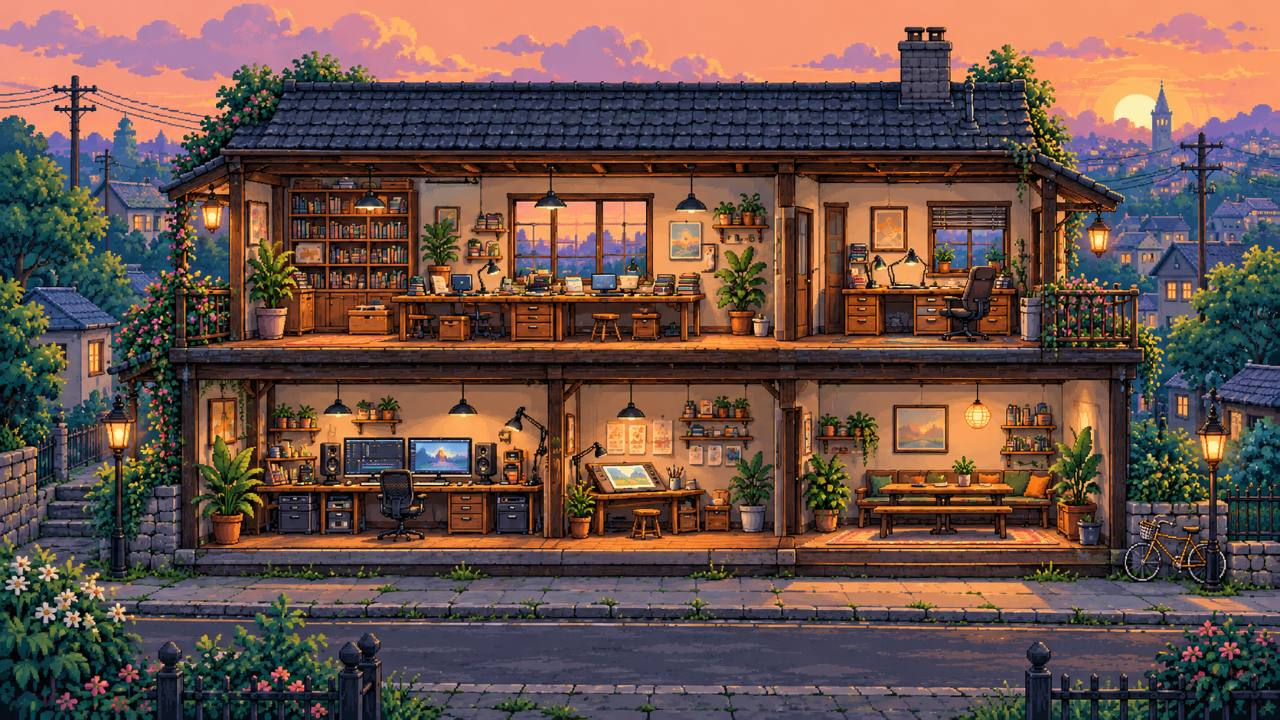
#> input picture art-source/pixel/approved-studio.jpg, 1280 x 720 px
$ python green_leaves.py ../../pixel/approved-studio.jpg ../../pixel/approved-studio.jpg 1.0 1.0 1.0
#> lines starting #> are read from the running program, lines starting #| are printed output that depends on the picture; after the words box and inside, x2 and y2 are one past the last pixel; in counts of white or black regions, pixels touching at a corner belong together
"""Step 2 of 3 of the street trees' green leaves (system Python with numpy and Pillow): a green copy
of a leaf texture. Every pixel's hue is turned by the angle that brings the leaves' average hue (a
saturation-weighted circular mean over opaque, coloured pixels) to the target; saturation and value
are scaled by factors; the alpha, the leaf cut-out, is left untouched.

  py -3.11 green_leaves.py <in.png> <out.png> [target_hue_deg=105] [saturation=0.95] [value=0.4]

The factors' defaults are the crowns compared in the stream: at value 0.9 the uplit crowns read
brighter than the picture's (the area left of the building 77 against 63); at 0.6 that area still
measured 24.3; at 0.4 18.5 (mean over all regions 12.3 -> 11.9). The crowns hardly answer the tree
uplights (0.3 -> 0.15 moved their rows by under 1): their brightness is the texture's.
"""

import sys

import numpy as np
from PIL import Image


def rgb_to_hsv(rgb):
    r, g, b = rgb[..., 0], rgb[..., 1], rgb[..., 2]
    mx, mn = rgb.max(-1), rgb.min(-1)
    d = mx - mn
    h = np.zeros_like(mx)
    nz = d > 1e-6
    rm = nz & (mx == r)
    gm = nz & (mx == g) & ~rm
    bm = nz & ~rm & ~gm
    h[rm] = ((g[rm] - b[rm]) / d[rm]) % 6
    h[gm] = (b[gm] - r[gm]) / d[gm] + 2
    h[bm] = (r[bm] - g[bm]) / d[bm] + 4
    h = h * 60.0
    s = np.where(mx > 1e-6, d / np.maximum(mx, 1e-6), 0.0)
    return np.stack([h, s, mx], -1)


def hsv_to_rgb(hsv):
    h, s, v = hsv[..., 0] % 360.0, hsv[..., 1], hsv[..., 2]
    c = v * s
    x = c * (1 - np.abs((h / 60.0) % 2 - 1))
    m = v - c
    zeros = np.zeros_like(h)
    sector = (h // 60).astype(int)
    r = np.choose(sector, [c, x, zeros, zeros, x, c], mode="clip")
    g = np.choose(sector, [x, c, c, x, zeros, zeros], mode="clip")
    b = np.choose(sector, [zeros, zeros, x, c, c, x], mode="clip")
    return np.stack([r + m, g + m, b + m], -1)


def main():
    src, out = sys.argv[1], sys.argv[2]
    target = float(sys.argv[3]) if len(sys.argv) > 3 else 105.0
    sat_k = float(sys.argv[4]) if len(sys.argv) > 4 else 0.95
    val_k = float(sys.argv[5]) if len(sys.argv) > 5 else 0.4
    a = np.asarray(Image.open(src).convert("RGBA"), dtype=np.float32) / 255.0
    rgb, alpha = a[..., :3], a[..., 3]
#> alpha: shape (720, 1280) float32; every value is 1
    hsv = rgb_to_hsv(rgb)
#> in rgb_to_hsv, `nz = d > 1e-6`:
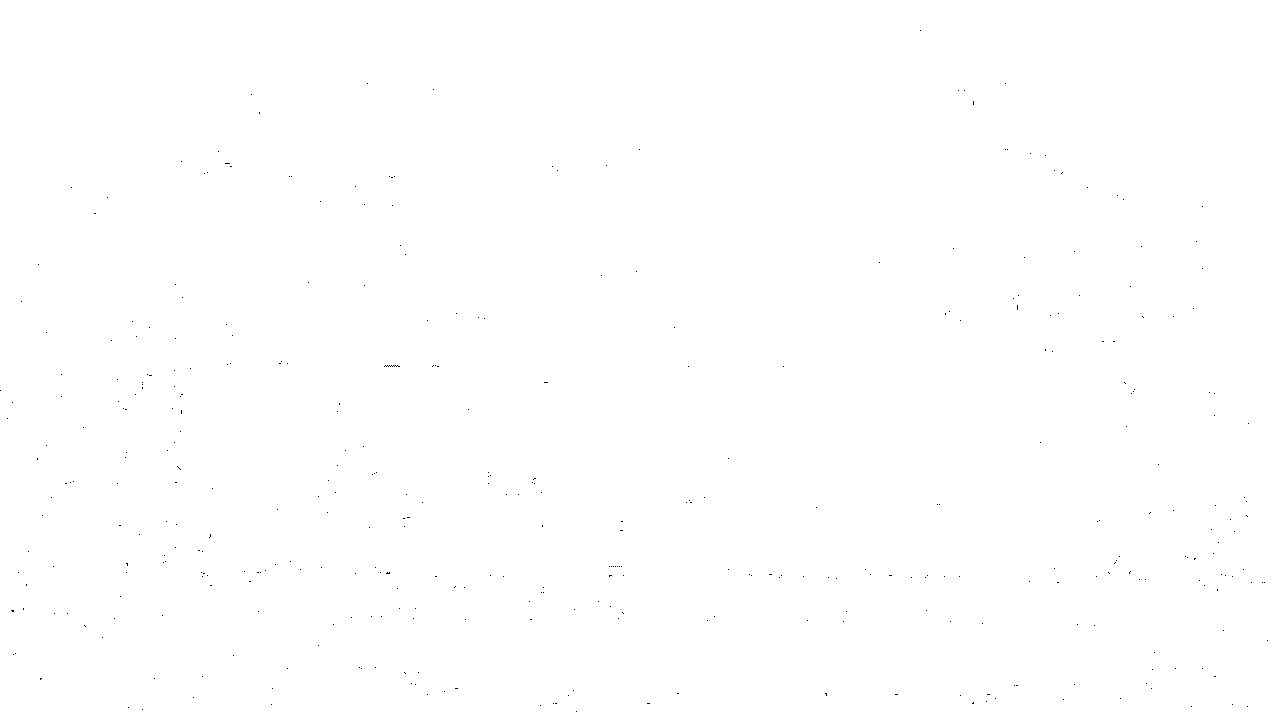
#> nz: shape (720, 1280) bool; 99.9% white; black in thin lines or dots
#> in rgb_to_hsv, `rm = nz & (mx == r)`: rm: shape (720, 1280) bool; 59.4% white; 686 black regions (443 under 20 px), largest, box (x1, y1, x2, y2) and area: (0, 39, 1280, 720) 332013, (186, 220, 230, 336) 2473, (557, 232, 647, 295) 2090
#> in rgb_to_hsv, `gm = nz & (mx == g) & ~rm`: gm: shape (720, 1280) bool; 9.2% white; 1124 white regions (810 under 20 px), largest, box (x1, y1, x2, y2) and area: (0, 544, 141, 679) 7706, (0, 148, 132, 302) 5818, (111, 274, 188, 538) 5426
#> in rgb_to_hsv, `bm = nz & ~rm & ~gm`: bm: shape (720, 1280) bool; 31.3% white; 965 white regions (702 under 20 px), largest, box (x1, y1, x2, y2) and area: (10, 478, 1280, 720) 108461, (220, 39, 1032, 156) 53225, (1061, 91, 1280, 438) 38819
#> in rgb_to_hsv, `h[gm] = (b[gm] - r[gm]) / d[gm] + 2`:
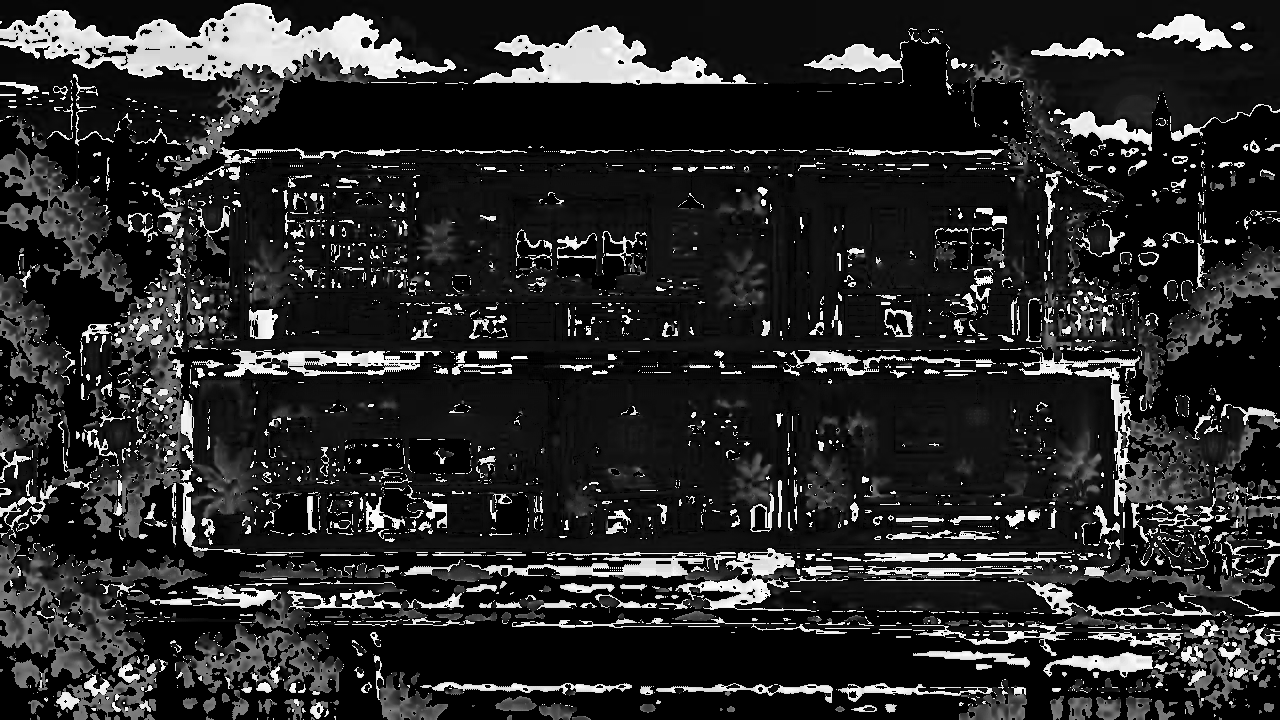
#> h: shape (720, 1280) float32; min 0, max 5.99, mean 0.961; drawn with min black and max white
    leaf = (alpha > 0.5) & (hsv[..., 1] > 0.15)
#> leaf: shape (720, 1280) bool; 94.9% white; 3829 black regions (3453 under 20 px), largest, box (x1, y1, x2, y2) and area: (375, 567, 759, 618) 6021, (386, 669, 578, 708) 1594, (123, 578, 288, 612) 1592
    ang = np.deg2rad(hsv[..., 0][leaf])
    w = hsv[..., 1][leaf]
    mean_hue = float(np.rad2deg(np.arctan2((np.sin(ang) * w).sum(), (np.cos(ang) * w).sum())) % 360.0)
#> mean_hue = 11.4
    shift = target - mean_hue
#> shift = -10.4
    hsv[..., 0] = hsv[..., 0] + shift
#> hsv: shape (720, 1280, 3) float32; mean of channels 0, 1, 2 119.9, 0.5, 0.5
    hsv[..., 1] = np.clip(hsv[..., 1] * sat_k, 0, 1)
    hsv[..., 2] = np.clip(hsv[..., 2] * val_k, 0, 1)
    out_rgb = hsv_to_rgb(hsv)
#> in hsv_to_rgb, `sector = (h // 60).astype(int)`:
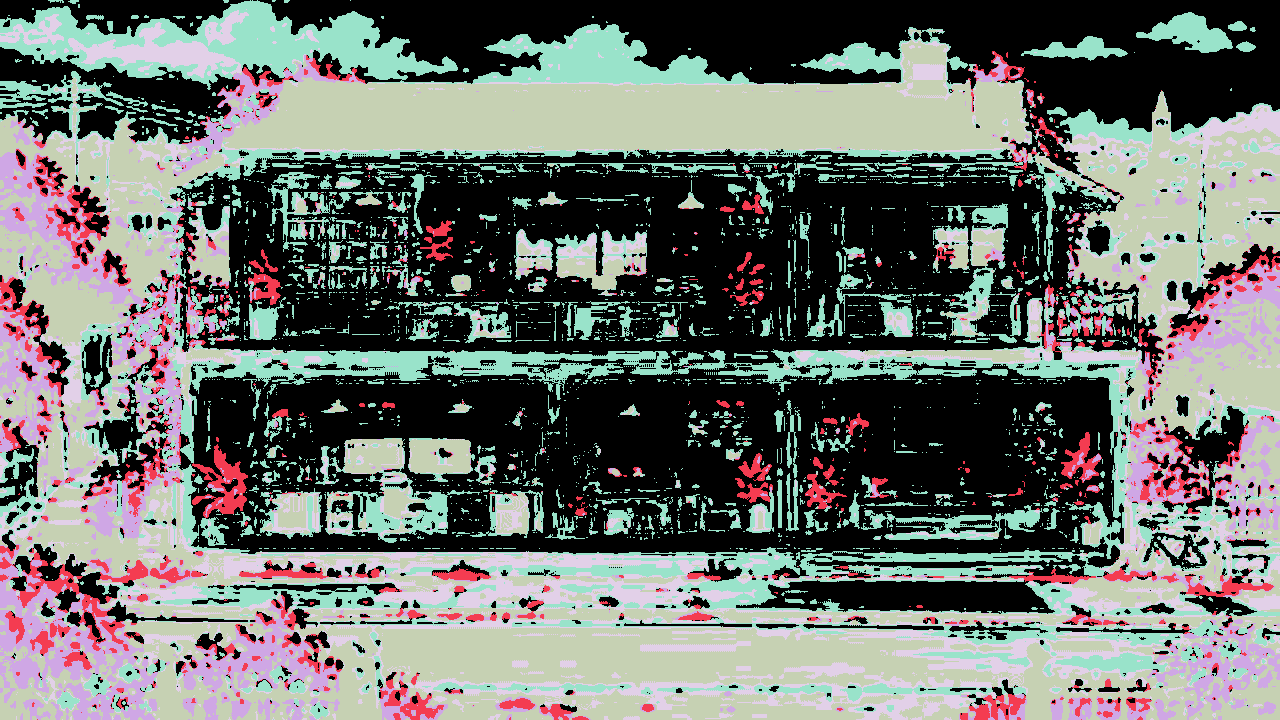
#> sector: shape (720, 1280) int64; 6 distinct labels, from 0 to 5; one colour per label, 0 black
#> in hsv_to_rgb, `return np.stack([r + m, g + m, b + m], -1)`:
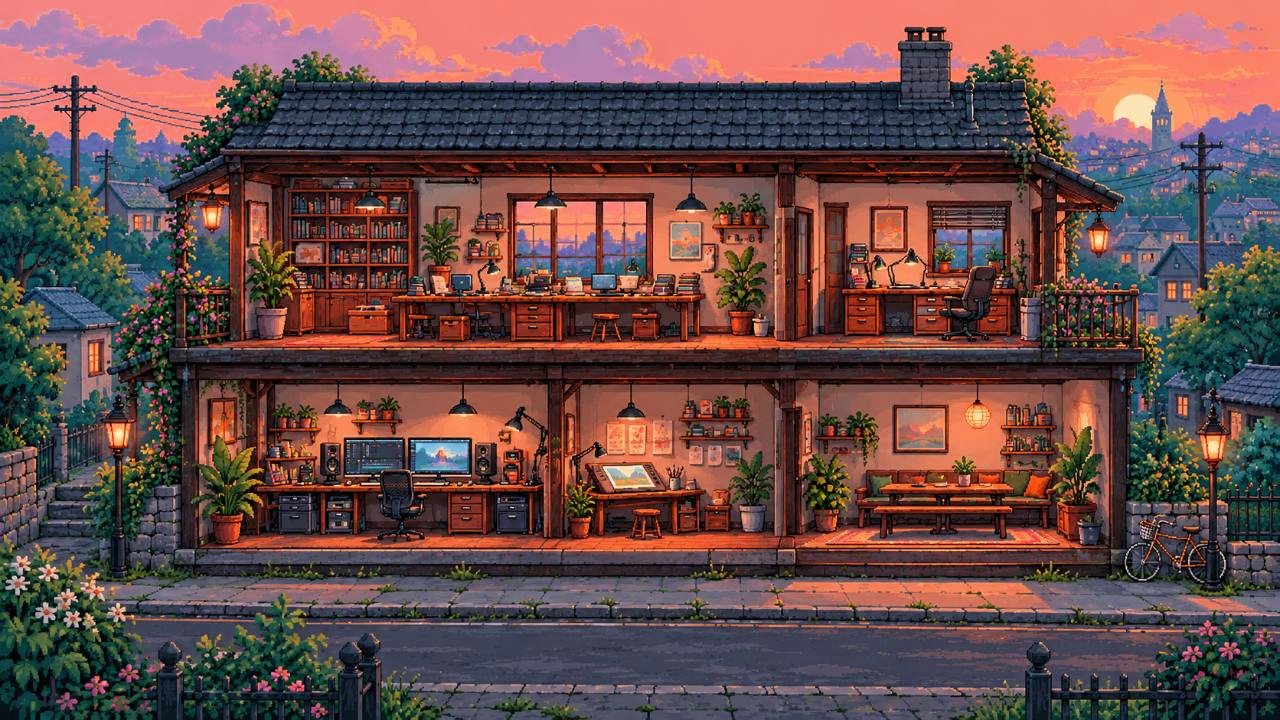
#> returned value: shape (720, 1280, 3) float32; mean of channels 0, 1, 2 0.415, 0.298, 0.29; drawn as R, G, B
    result = np.concatenate([out_rgb, alpha[..., None]], -1)
    Image.fromarray((result * 255.0 + 0.5).astype(np.uint8), "RGBA").save(out)
    new_mean = [round(float(v) * 255, 1) for v in out_rgb[alpha > 0.5].mean(0)]
#> new_mean = [105.9, 76, 73.8]
    print(f"leaf hue {mean_hue:.0f} deg -> {target:.0f} deg (shift {shift:+.0f}); mean RGB of leaves now {new_mean}; saved {out}")
#| leaf hue 11 deg -> 1 deg (shift -10); mean RGB of leaves now [105.9, 76.0, 73.8]; saved ../../pixel/approved-studio.jpg


main()
